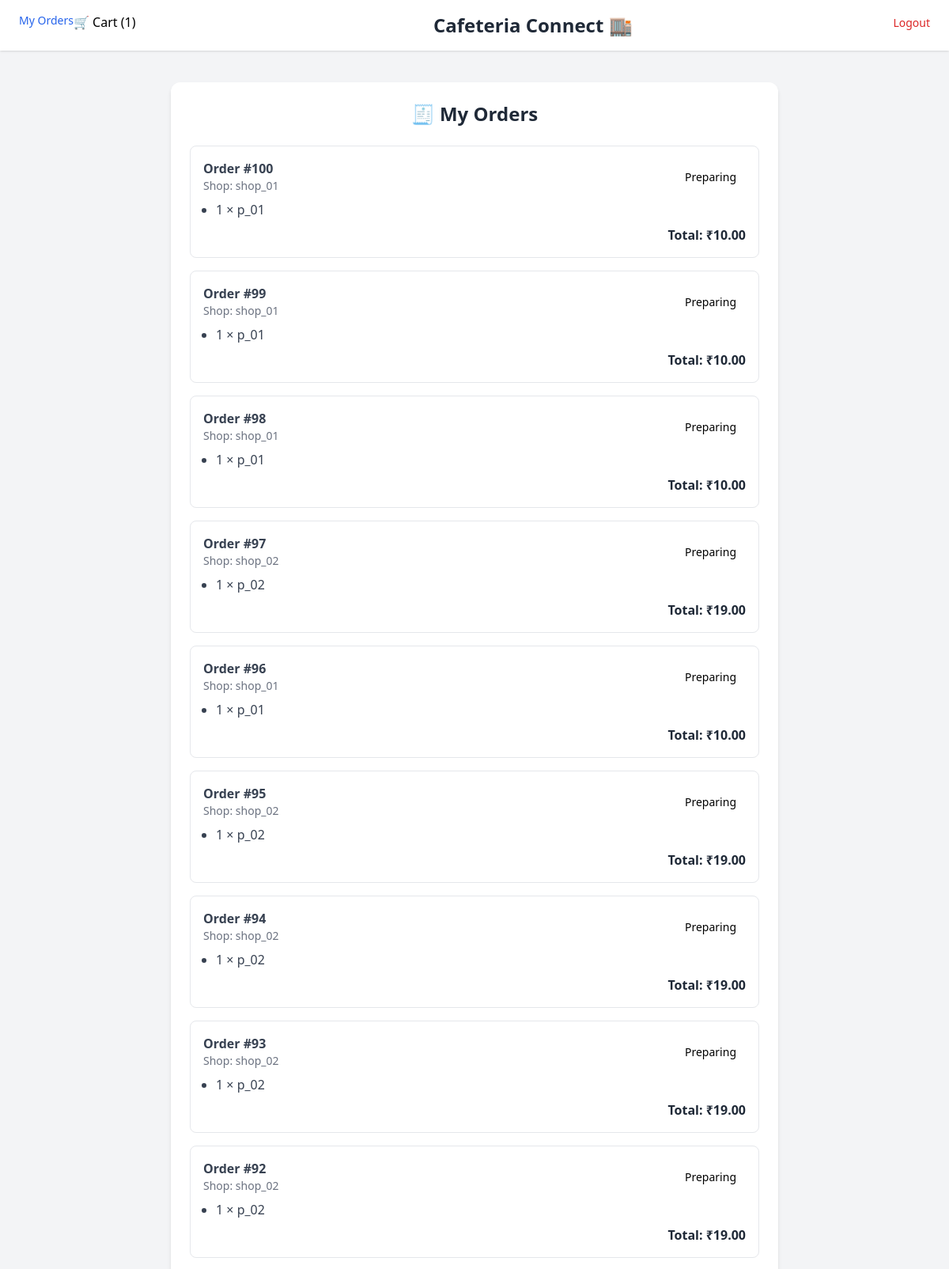
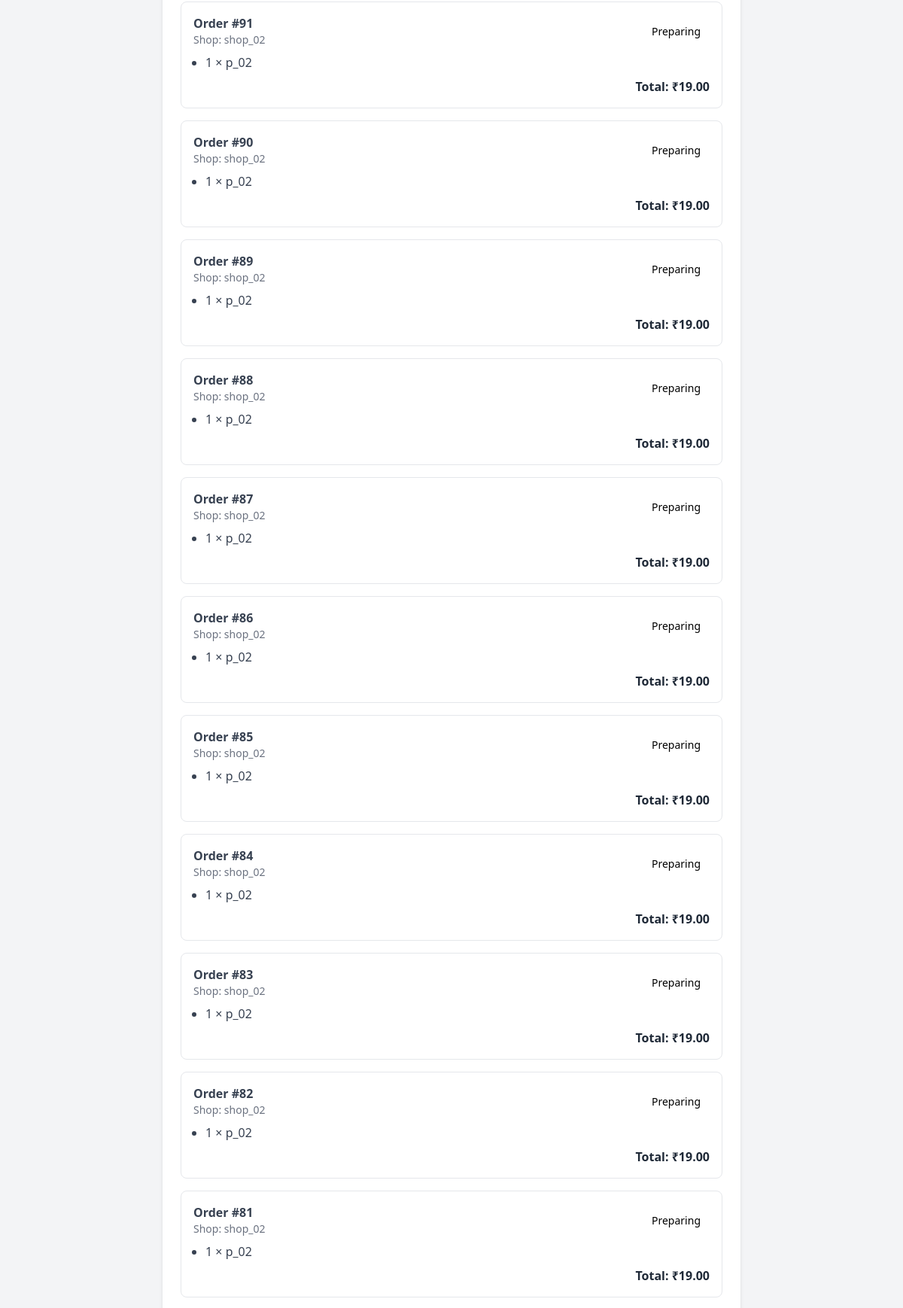
Page /orders/my/ (signed in, upper part) on the committed database (2 pictures, top to bottom).
### orders/models.py (models this page shows, shortened)
class Order(models.Model):
    STATUS_CHOICES = (
        ('pending', 'Pending'),
        ('confirmed', 'Confirmed'),
        ('preparing', 'Preparing'),
        ('delivered', 'Delivered'),
        ('cancelled', 'Cancelled'),
    )
    customer = models.ForeignKey(User, on_delete=models.CASCADE)
    shop = models.ForeignKey(Shop, on_delete=models.CASCADE)
    status = models.CharField(max_length=20, choices=STATUS_CHOICES, default='pending')
    total_price = models.DecimalField(max_digits=8, decimal_places=2, default=0)
    created_at = models.DateTimeField(auto_now_add=True)

class OrderItem(models.Model):
    order = models.ForeignKey(Order, on_delete=models.CASCADE, related_name='items')
    product = models.ForeignKey(Product, on_delete=models.CASCADE)
    quantity = models.PositiveIntegerField(default=1)

### shops/models.py (models this page shows, shortened)
class Shop(models.Model):
    owner = models.ForeignKey(User, on_delete=models.CASCADE)
    name = models.CharField(max_length=100)
    floor = models.IntegerField()
    contact = models.CharField(max_length=15)

class Product(models.Model):
    shop = models.ForeignKey(Shop, on_delete=models.CASCADE, related_name='products')
    name = models.CharField(max_length=100)
    price = models.DecimalField(max_digits=7, decimal_places=2)
    description = models.TextField(blank=True)
    is_available = models.BooleanField(default=True)
    stock = models.PositiveIntegerField(default=0)

### orders/views.py (the view)
# urls.py: path('my/', views.my_orders, name='my_orders'),
@login_required
def my_orders(request):
    user = request.user
    is_shopkeeper = user.role == 'shopkeeper' or False
    if is_shopkeeper:
        shops = Shop.objects.filter(owner=user)
        orders = Order.objects.filter(shop__in=shops).order_by('-created_at') \
                    .prefetch_related('items', 'items__product', 'shop', 'customer')
    else:
        orders = Order.objects.filter(customer=user).order_by('-created_at') \
                    .prefetch_related('items', 'items__product', 'shop')
    return render(request, 'orders/my_orders.html', {'orders': orders, 'is_shopkeeper': is_shopkeeper})

### cart/context_processors.py (called while the page is built)
def cart_item_count(request):
    if request.user.is_authenticated:
        count = CartItem.objects.filter(user=request.user).count()
    else:
        count = 0
    return {"cart_item_count": count}

### orders/templates/orders/my_orders.html (shortened to what this page needs)
{% extends 'base.html' %}
{% load static %}
{% block content %}
<div class="max-w-3xl mx-auto mt-10 p-6 bg-white shadow-md rounded-xl">
    <h2 class="text-2xl font-bold text-gray-800 mb-6 text-center">🧾 My Orders</h2>
    {% if orders %}
        {% for order in orders %}
            <div class="border border-gray-200 rounded-lg p-4 mb-4">
                <div class="flex justify-between items-center mb-2">
                    <div>
                        <p class="font-semibold text-gray-700">Order #{{ order.id }}</p>
                        <p class="text-sm text-gray-500">Shop: {{ order.shop.name }}</p>
                    </div>
                    <div class="text-right space-y-1">
                        <span class="px-3 py-1 text-sm rounded-full
                            ">
                            {{ order.get_status_display }}
                        </span>
                    </div>
                </div>
                <ul class="ml-4 list-disc text-gray-700">
                    {% for item in order.items.all %}
                        <li>{{ item.quantity }} × {{ item.product.name }}</li>
                    {% endfor %}
                </ul>
                <p class="text-right font-semibold text-gray-800 mt-2">Total: ₹{{ order.total_price }}</p>
            </div>
        {% endfor %}
    {% else %}
        <p class="text-center text-gray-500">No orders yet.</p>
    {% endif %}
</div>
{% endblock %}

### rows in the picture
Order: id "100", shop.name "shop_01", status "Preparing", total_price "10.00"
OrderItem: quantity "1", product.name "p_01"
Order: id "99", shop.name "shop_01", status "Preparing", total_price "10.00"
OrderItem: quantity "1", product.name "p_01"
Order: id "98", shop.name "shop_01", status "Preparing", total_price "10.00"
OrderItem: quantity "1", product.name "p_01"
Order: id "97", shop.name "shop_02", status "Preparing", total_price "19.00"
OrderItem: quantity "1", product.name "p_02"
Order: id "96", shop.name "shop_01", status "Preparing", total_price "10.00"
OrderItem: quantity "1", product.name "p_01"
Order: id "95", shop.name "shop_02", status "Preparing", total_price "19.00"
OrderItem: quantity "1", product.name "p_02"
Order: id "94", shop.name "shop_02", status "Preparing", total_price "19.00"
OrderItem: quantity "1", product.name "p_02"
Order: id "93", shop.name "shop_02", status "Preparing", total_price "19.00"
OrderItem: quantity "1", product.name "p_02"
Order: id "92", shop.name "shop_02", status "Preparing", total_price "19.00"
OrderItem: quantity "1", product.name "p_02"
Order: id "91", shop.name "shop_02", status "Preparing", total_price "19.00"
OrderItem: quantity "1", product.name "p_02"
Order: id "90", shop.name "shop_02", status "Preparing", total_price "19.00"
OrderItem: quantity "1", product.name "p_02"
Order: id "89", shop.name "shop_02", status "Preparing", total_price "19.00"
OrderItem: quantity "1", product.name "p_02"
Order: id "88", shop.name "shop_02", status "Preparing", total_price "19.00"
OrderItem: quantity "1", product.name "p_02"
Order: id "87", shop.name "shop_02", status "Preparing", total_price "19.00"
OrderItem: quantity "1", product.name "p_02"
Order: id "86", shop.name "shop_02", status "Preparing", total_price "19.00"
OrderItem: quantity "1", product.name "p_02"
Order: id "85", shop.name "shop_02", status "Preparing", total_price "19.00"
OrderItem: quantity "1", product.name "p_02"
Order: id "84", shop.name "shop_02", status "Preparing", total_price "19.00"
OrderItem: quantity "1", product.name "p_02"
Order: id "83", shop.name "shop_02", status "Preparing", total_price "19.00"
OrderItem: quantity "1", product.name "p_02"
Order: id "82", shop.name "shop_02", status "Preparing", total_price "19.00"
OrderItem: quantity "1", product.name "p_02"
Order: id "81", shop.name "shop_02", status "Preparing", total_price "19.00"
OrderItem: quantity "1", product.name "p_02"

### other values in the picture
{{ cart_item_count }} "1"
